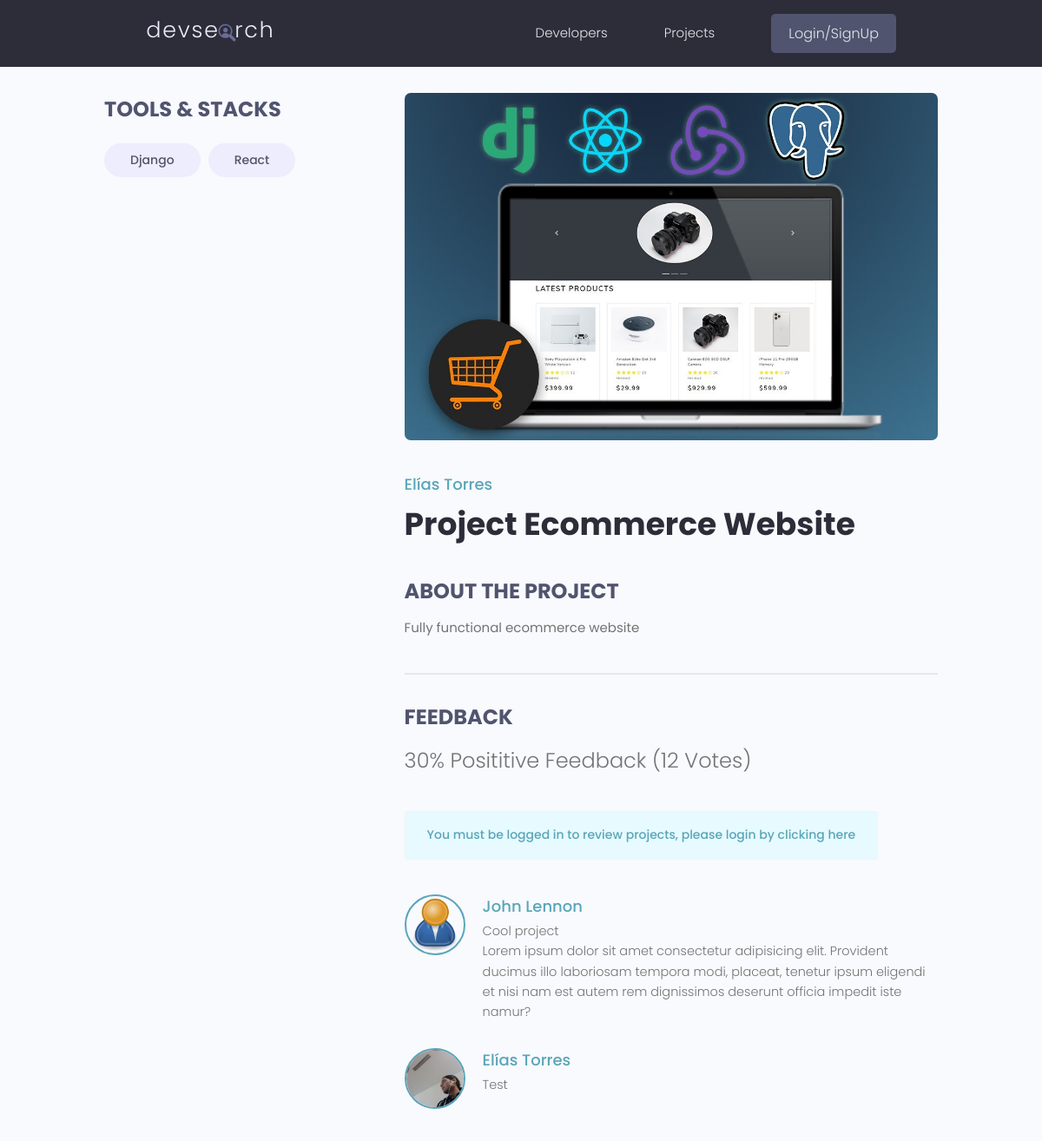
Screenshot of /project/1a6ef2f1-25ac-4ef6-801f-803959d5e0f9 with the database file from the repository.
### project/models.py (models this page shows, shortened)
class Tag(models.Model):
    id = models.UUIDField(default=uuid.uuid4,
                          primary_key=True, unique=True, editable=False)
    name = models.CharField(max_length=200)
    created = models.DateTimeField(auto_now_add=True)

class Project(models.Model):
    id = models.UUIDField(default=uuid.uuid4,
                          primary_key=True, unique=True, editable=False)
    owner = models.ForeignKey(Developer, null=True,
                              blank=True, on_delete=models.CASCADE)
    title = models.CharField(max_length=200, unique=True)
    description = models.TextField(null=True, blank=True)
    featured_image = models.ImageField(
        null=True, blank=True, default='default.jpg')
    demo_link = models.CharField(max_length=2000, null=True, blank=True)
    source_link = models.CharField(max_length=2000, null=True, blank=True)
    tags = models.ManyToManyField('Tag', blank=True)
    vote_total = models.IntegerField(default=0, null=True, blank=True)
    vote_ratio = models.IntegerField(default=0, null=True, blank=True)
    created = models.DateTimeField(auto_now_add=True)
    @property
    def reviewers(self):
        return self.review_set.all().values_list('developer__id', flat=True)

class Review(models.Model):
    UP = 'up'
    DOWN = 'down'
    VOTE_TYPE = (
        (UP, 'Up Vote'),
        (DOWN, 'Down Vote')
    )
    id = models.UUIDField(default=uuid.uuid4,
                          primary_key=True, unique=True, editable=False)
    developer = models.ForeignKey(
        Developer, null=True, on_delete=models.CASCADE)
    project = models.ForeignKey(Project, on_delete=models.CASCADE)
    body = models.TextField(null=True, blank=True)
    value = models.CharField(max_length=200, choices=VOTE_TYPE)
    created = models.DateTimeField(auto_now_add=True)
    class Meta:
        unique_together = [['developer', 'project']]

### developer/models.py (models this page shows, shortened)
class Developer(models.Model):
    id = models.UUIDField(default=uuid.uuid4,
                          primary_key=True, unique=True, editable=False)
    user = models.OneToOneField(User, on_delete=models.CASCADE, null=True)
    name = models.CharField(max_length=200, blank=True, null=True)
    email = models.EmailField(max_length=200, blank=True, null=True)
    username = models.CharField(max_length=200, blank=True, null=True)
    location = models.CharField(max_length=200, blank=True, null=True)
    short_intro = models.CharField(max_length=200, blank=True, null=True)
    bio = models.TextField(blank=True, null=True)
    profile_image = models.ImageField(
        upload_to='profiles/', blank=True, null=True, default='profiles/user-default.png')
    social_github = models.CharField(max_length=200, blank=True, null=True)
    social_twitter = models.CharField(max_length=200, blank=True, null=True)
    social_linkedin = models.CharField(max_length=200, blank=True, null=True)
    social_youtube = models.CharField(max_length=200, blank=True, null=True)
    social_website = models.CharField(max_length=200, blank=True, null=True)
    social_stackoverflow = models.CharField(
        max_length=200, blank=True, null=True)
    created = models.DateTimeField(auto_now_add=True)

### project/views.py (the view, shortened to what this page needs)
# urls.py: path('project/', include('project.urls')),
def project(request, pk):
    project = Project.objects.get(pk=pk)
    form = ReviewForm()
    context = {'project': project, 'form': form}
    template = 'project/project.html'
    return render(request, template, context)

### project/templates/project/project.html (shortened to what this page needs)
{% extends 'main.html' %}
{% block content %}
<main class="singleProject my-md">
    <div class="container">
        <div class="layout">
            <div class="column column--1of3">
                <h3 class="singleProject__subtitle">Tools & Stacks</h3>
                <div class="singleProject__toolStack">
                    {% for tag in project.tags.all %}
                    <span class="tag tag--pill tag--sub tag--lg">
                        <small>{{ tag.name }} </small>
                    </span>
                    {% endfor %}
                </div>
            </div>
            <div class="column column--2of3">
                <img class="singleProject__preview" src="{{ project.featured_image.url }}" />
                <a href="{% url 'developer:profile' project.owner.id %}"
                    class="singleProject__developer">{{project.owner.name}}</a>
                <h2 class="singleProject__title">Project {{ project.title }}</h2>
                <h3 class="singleProject__subtitle">About the Project</h3>
                <div class="singleProject__info">
                    {{ project.description }}
                </div>
                <div class="comments">
                    <h3 class="singleProject__subtitle">Feedback</h3>
                    <h5 class="project--rating">
                        {{ project.vote_ratio }}% Posititive Feedback ({{ project.vote_total }}
                        Vote{{project.vote_total|pluralize:"s"}})
                    </h5>
                    {% if request.user.developer.id in project.reviewers %}
                    <div class="alert alert--info">
                        <p class="alert__message">
                            You have already reviewed this project.
                        </p>
                    </div>
                    {% elif request.user.developer == project.owner %}
                    <div class="alert alert--info">
                        <p class="alert__message">
                            You cannot review your own project.</p>
                    </div>
                    {% elif not request.user.is_authenticated %}
                    <div class="alert alert--info">
                        <p class="alert__message">
                            <a href="{% url 'developer:login' %}?next={{ request.path }}">
                                You must be logged in to review projects, please login by clicking here
                            </a>
                        </p>
                    </div>
                    <br>
                    {% endif %}
                    <div class="commentList">
                        {% for review in project.review_set.all %}
                        {% if review.body %}
                        <div class="comment">
                            <a href="{% url 'developer:profile' review.developer.id %}">
                                <img class="avatar avatar--md" src="{{ review.developer.profile_image.url }}"
                                    alt="user" />
                            </a>
                            <div class="comment__details">
                                <a href="{% url 'developer:profile' review.developer.id %}" class="comment__author">
                                    {{review.developer.name }}
                                </a>
                                <p class="comment__info">
                                    {{ review.body|linebreaksbr }}
                                </p>
                            </div>
                        </div>
                        {% endif %}
                        {% endfor %}
                    </div>
                </div>
            </div>
        </div>
    </div>
</main>
{% endblock content %}

### static/styles/app.css (style rules this page uses)
:root { --color-sub: #2d2d39; }
img { width: 100%; }
.singleProject .column--1of3 { order: 2; }
@media screen and (min-width: 1081px) { .singleProject .column--1of3 { order: 1; } }
@media screen and (min-width: 1081px) { .singleProject .column--2of3 { order: 2; } }
.singleProject__toolStack { margin-top: 2rem; margin-bottom: 4rem; }
.singleProject__preview { height: 50vh; object-fit: cover; object-position: top center; margin-bottom: 3rem; border-radius: 0.7rem; }
.singleProject__developer { font-size: 1.8rem; font-weight: 500; }
.singleProject__title { font-size: 3.6rem; font-weight: 700; color: var(--color-sub); margin-bottom: 3rem; }
.project--rating { margin-bottom: 1.6em; margin-top: .5em; }
.singleProject__subtitle { text-transform: uppercase; font-size: 2.4rem; font-weight: 700; color: var(--color-sub-light); margin-bottom: 1rem; }
.comments { margin-top: 4rem; padding-top: 3rem; border-top: 2px solid var(--color-light); }
.commentList { margin: 3rem 0; }
.comment { display: flex; gap: 2rem; }
.comment:not(:last-child) { margin-bottom: 3rem; }
.comment__author { font-size: 1.8rem; }
.comment__info { font-size: 1.45rem; }

### static/uikit/styles/modules/_variables.css (style rules this page uses)
:root { --color-main: #5aa5b9; --color-main-light: #e6faff; --color-sub: #3f4156; --color-sub-light: #51546e; --color-sub-lighter: #ededfd; --color-text: #737373; --color-gray: #8b8b8b; --color-light: #e5e7eb; --color-light-gray: #767676; --color-bg: #f8fafd; --color-white: #fffefd; --color-white-light: #f3f3f3; --color-success: #359e64; --color-success-bg: #def8e8; --color-error: #fc4b0b; --color-error-bg: #fff2ee; --font-base: 'Poppins', arial, helvetica, 'Segoe UI', roboto, ubuntu, sans-serif; --font-monospace: 'Fira Code', 'Courier New', courier, monospace; --font-regular: 300; --font-medium: 500; --font-bold: 700; --generic-shadow: 1px 1px 5px #00000010; --generic-transition: all 0.3s ease-in-out; }

### static/uikit/styles/modules/_base.css (style rules this page uses)
* { margin: 0; padding: 0; box-sizing: border-box; text-rendering: optimizeLegibility; color: inherit; font-size: inherit; }
html { font-size: 50%; }
@media only screen and (min-width: 480px) { html { font-size: 56.25%; } }
@media only screen and (min-width: 1200px) { html { font-size: 62.5%; } }
body { line-height: 1.6; font-weight: 400; font-size: 1.5rem; color: var(--color-text); background-color: var(--color-bg); min-height: 100vh; }

### static/uikit/styles/modules/_typography.css (style rules this page uses)
* { font-family: var(--font-base); }
h2 { font-size: 3.6rem; font-weight: var(--font-bold); }
h3 { font-size: 3.2rem; font-weight: var(--font-medium); }
h5 { font-size: 2.4rem; font-weight: var(--font-medium); }
h5, h6 { font-weight: var(--font-regular); }
p, span, strong { font-size: 1.6rem; color: var(--color-text); font-weight: var(--font-regular); }
a { padding-bottom: 2px; text-decoration: none; display: inline-block; color: var(--color-main); font-weight: var(--font-medium); }

### static/uikit/styles/modules/_utilities.css (style rules this page uses)
.container { width: 92%; max-width: 165rem; margin: 0 auto; box-sizing: border-box; }
@media screen and (min-width: 1000px) { .container { width: 90%; } }
@media screen and (min-width: 1200px) { .container { width: 80%; } }
.my-md { margin: 3rem auto; }

### static/uikit/styles/modules/_avatar.css (style rules this page uses)
.avatar { border-radius: 50%; border: 2px solid var(--color-main); object-fit: cover; }
.avatar--md { height: 7rem; width: 7rem; }

### static/uikit/styles/modules/_tag.css (style rules this page uses)
.tag { display: inline-flex; align-items: center; background-color: var(--color-sub); height: -webkit-fit-content; height: -moz-fit-content; height: fit-content; width: -webkit-fit-content; width: -moz-fit-content; width: fit-content; border-radius: 0.5rem; padding: 0.5rem 1.5rem; font-size: 1.2rem; cursor: pointer; }
.tag:not(:last-child) { margin-right: 0.25rem; margin-bottom: 0.75rem; }
.tag > small { color: var(--color-white); }
.tag--pill { border-radius: 5rem; }
.tag--sub, .tag--sub > small { background: var(--color-sub-lighter); color: var(--color-sub-light); font-weight: 500; }
.tag--lg { padding: 0.8rem 3rem; font-size: 1.4rem; }
.tag--lg:not(:last-child) { margin-right: 0.5rem; margin-bottom: 1rem; }

### static/uikit/styles/modules/_alert.css (style rules this page uses)
.alert { display: inline-flex; gap: 3rem; justify-content: space-between; align-items: center; padding: 1.5rem 2.5rem; border-radius: 3px; border: 1px solid var(--color-white-light); margin-bottom: 1rem; margin-right: 1rem; }
.alert, .alert > .alert__message { background-color: var(--color-main-light); color: var(--color-main); font-size: 1.4rem; font-weight: var(--font-medium); }

### static/uikit/styles/modules/_layout.css (style rules this page uses)
.layout { display: flex; flex-flow: row wrap; justify-content: space-between; }
.layout > .column { margin-bottom: 3rem; }
.layout > .column.column--1of3 { flex-basis: 30%; }
.layout > .column.column--2of3 { flex-basis: 64%; }

### rows the page displays
Tag: name "Django"
Tag: name "React"
Project: featured_image (picture), owner.name "Elías Torres", title "Ecommerce Website", description "Fully functional ecommerce website", vote_ratio "30", vote_total "12"
Review: developer.profile_image (placeholder picture), developer.name "John Lennon", body "Cool project Lorem ipsum dolor sit amet consectetur adipisicing elit. Provident ducimus illo laboriosam tempora modi, placeat, tenetur ipsum eligendi et nisi nam est autem rem dignissimos deserunt officia impedit iste namur?"
Review: developer.profile_image (picture), developer.name "Elías Torres", body "Test"
